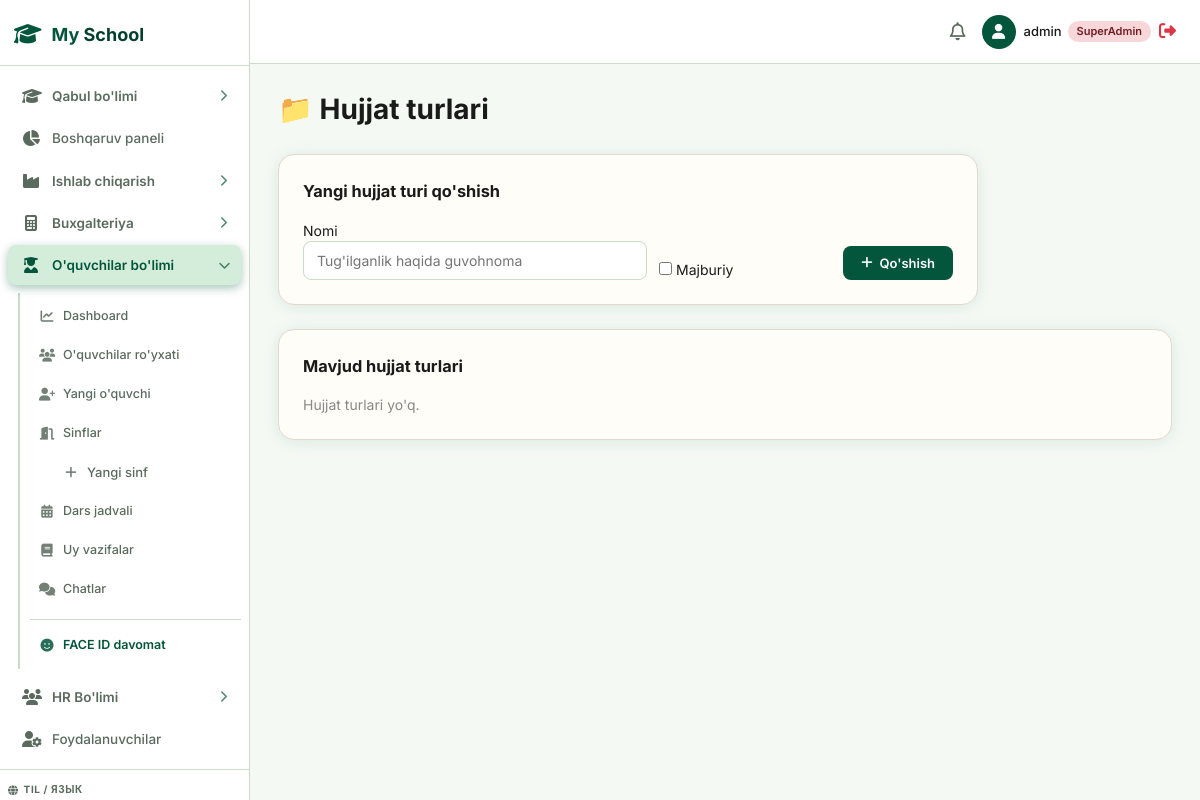
/students/document-types/ (signed in), run on an earlier commit of the app's database.
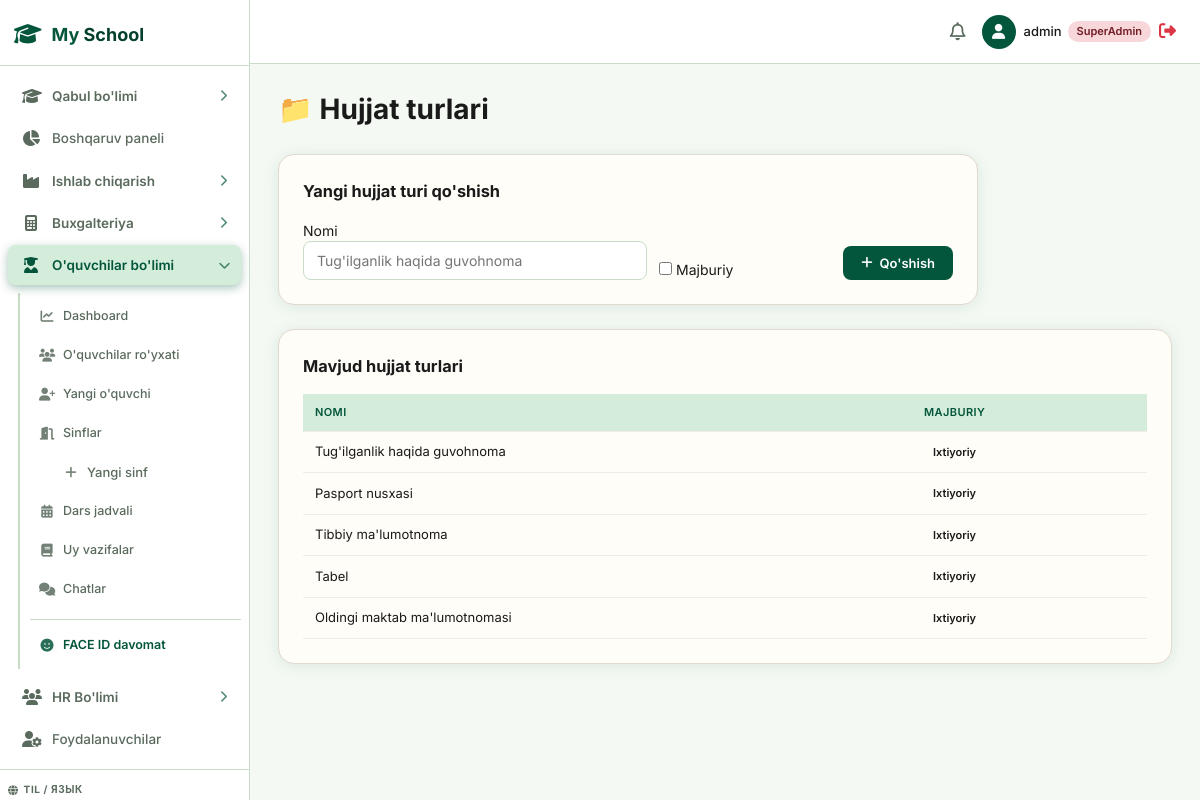
And on a later commit of the database.
### students/models.py (models this page shows, shortened)
class DocumentType(models.Model):
    name = models.CharField(max_length=100, unique=True)  # Ma'lumotnoma, Tabel, Pasport nusxasi...
    is_required = models.BooleanField(default=False)

### students/views.py (the view, shortened to what this page needs)
# urls.py: path('document-types/', views.document_type_list, name='students_doc_types'),
@login_required
@students_required
def document_type_list(request):
    doc_types = DocumentType.objects.all()
    context = {
        'doc_types': doc_types,
        'page_title': 'Hujjat turlari',
    }
    return render(request, 'students/document_type_list.html', context)

### students/views.py (called while the page is built)
def _is_students_staff(user):
    if user.is_superuser:
        return True
    return user.groups.filter(name__in=['students_agent', 'students_manager', 'enrollment_agent', 'enrollment_manager']).exists()

### templates/students/document_type_list.html (shortened to what this page needs)
{% extends 'base.html' %}
{% block content %}
<h1 style="font-size:28px;margin-bottom:24px;">📁 Hujjat turlari</h1>
<div class="card" style="max-width:700px;background:#fffdf7;border:1px solid #e2d9cf;border-radius:16px;padding:24px;margin-bottom:24px;">
  <h3 style="margin-bottom:16px;">Yangi hujjat turi qo'shish</h3>
  <form method="post" style="display:grid;grid-template-columns:2fr 1fr auto;gap:12px;align-items:end;">
    <div>
      <label>Nomi</label>
      <input type="text" name="name" class="form-control" placeholder="Tug'ilganlik haqida guvohnoma" required>
    </div>
    <div>
      <label>
        <input type="checkbox" name="is_required">
        Majburiy
      </label>
    </div>
    <button type="submit" class="btn btn-primary"><i class="fa-solid fa-plus"></i> Qo'shish</button>
  </form>
</div>
<div class="card" style="background:#fffdf7;border:1px solid #e2d9cf;border-radius:16px;padding:24px;">
  <h3 style="margin-bottom:16px;">Mavjud hujjat turlari</h3>
  {% if doc_types %}
  <table class="data-table" style="width:100%;">
    <thead>
      <tr>
        <th>Nomi</th>
        <th>Majburiy</th>
      </tr>
    </thead>
    <tbody>
      {% for dt in doc_types %}
      <tr>
        <td>{{ dt.name }}</td>
        <td>
          {% if dt.is_required %}
          <span class="badge badge-danger">Majburiy</span>
          {% else %}
          <span class="badge badge-secondary">Ixtiyoriy</span>
          {% endif %}
        </td>
      </tr>
      {% endfor %}
    </tbody>
  </table>
  {% else %}
  <p style="color:#888;">Hujjat turlari yo'q.</p>
  {% endif %}
</div>
{% endblock %}

What changed in the data, as far as the page shows it:
added DocumentType: name "Tug'ilganlik haqida guvohnoma", is_required "Ixtiyoriy"
added DocumentType: name "Pasport nusxasi", is_required "Ixtiyoriy"
added DocumentType: name "Tibbiy ma'lumotnoma", is_required "Ixtiyoriy"
added DocumentType: name "Tabel", is_required "Ixtiyoriy"
added DocumentType: name "Oldingi maktab ma'lumotnomasi", is_required "Ixtiyoriy"
Also different on the page:
text no longer shown: "Hujjat turlari yo'q."
text now shown: "NOMI MAJBURIY"
